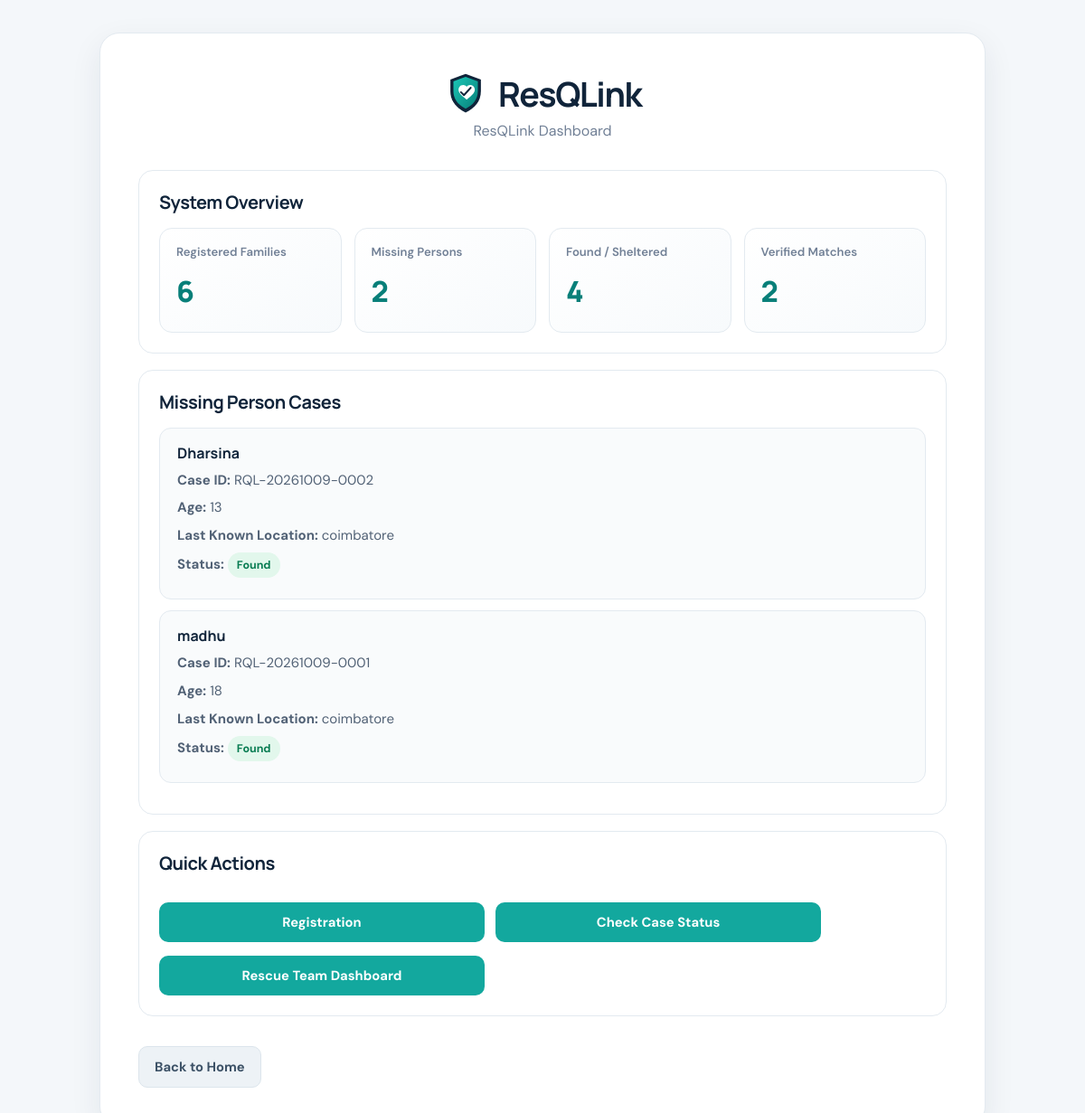
/dashboard, run on the app's committed database.
### tables this page shows
CREATE TABLE missing_persons (
            id INTEGER PRIMARY KEY AUTOINCREMENT,
            case_id TEXT,
            name TEXT,
            age INTEGER,
            description TEXT,
            last_location TEXT,
            contact TEXT
        );

CREATE TABLE found_persons (
            id INTEGER PRIMARY KEY AUTOINCREMENT,
            name TEXT,
            age INTEGER,
            description TEXT,
            current_location TEXT,
            status TEXT
        );

### app.py (the view)
@app.route("/dashboard")
def dashboard():
    conn = get_db_connection()
    family_count = conn.execute("""
        SELECT COUNT(*) AS count
        FROM family_members
    """).fetchone()["count"]
    missing_count = conn.execute("""
        SELECT COUNT(*) AS count
        FROM missing_persons
    """).fetchone()["count"]
    found_count = conn.execute("""
        SELECT COUNT(*) AS count
        FROM found_persons
    """).fetchone()["count"]
    verified_count = conn.execute("""
        SELECT COUNT(*) AS count
        FROM match_verifications
        WHERE status = 'Verified'
    """).fetchone()["count"]
    missing_records = conn.execute("""
        SELECT *
        FROM missing_persons
        ORDER BY id DESC
    """).fetchall()
    dashboard_persons = []
    for person in missing_records:
        verification = conn.execute("""
            SELECT *
            FROM match_verifications
            WHERE missing_id = ?
            AND status = 'Verified'
            ORDER BY id DESC
            LIMIT 1
        """, (
            person["id"],
        )).fetchone()
        if verification:
            found_person = conn.execute("""
                SELECT *
                FROM found_persons
                WHERE id = ?
            """, (
                verification["found_id"],
            )).fetchone()
            if found_person:
                status = "Found"
                location = found_person[
                    "current_location"
                ]
            else:
                status = "Missing"
                location = person[
                    "last_location"
                ]
        else:
            status = "Missing"
            location = person[
                "last_location"
            ]
        dashboard_persons.append({
            "id": person["id"],
            "name": person["name"],
            "age": person["age"],
            "case_id": person["case_id"],
            "last_location": location,
            "status": status
        })
    conn.close()
    return render_template(
        "dashboard.html",
        family_count=family_count,
        missing_count=missing_count,
        found_count=found_count,
        verified_count=verified_count,
        missing_persons=dashboard_persons
    )

### app.py (called while the page is built)
def get_db_connection():
    conn = sqlite3.connect(DATABASE)
    conn.row_factory = sqlite3.Row
    return conn

### templates/dashboard.html (shortened to what this page needs)
<!DOCTYPE html>
<html lang="en">
<head>
    <link rel="stylesheet"
          href="{{ url_for('static', filename='style.css') }}">
</head>
<body>
<div class="registration-container">
    <h1 class="brand-heading"><img src="{{ url_for('static', filename='resqlink-logo.svg') }}" alt="ResQLink logo"> <span>ResQLink</span></h1>
    <p class="subtitle">
        ResQLink Dashboard
    </p>
    <div class="dashboard-action">
        <h2>System Overview</h2>
        <div class="dashboard-stats">
            <div class="stat-card">
                <h3>Registered Families</h3>
                <p>{{ family_count }}</p>
            </div>
            <div class="stat-card">
                <h3>Missing Persons</h3>
                <p>{{ missing_count }}</p>
            </div>
            <div class="stat-card">
                <h3>Found / Sheltered</h3>
                <p>{{ found_count }}</p>
            </div>
            <div class="stat-card">
                <h3>Verified Matches</h3>
                <p>{{ verified_count }}</p>
            </div>
        </div>
    </div>
    <div class="dashboard-action">
        <h2>Missing Person Cases</h2>
        {% if missing_persons %}
            {% for person in missing_persons %}
            <div class="family-member">
                <h3>
                    {{ person["name"] }}
                </h3>
                <p>
                    <strong>Case ID:</strong>
                    {{ person["case_id"] }}
                </p>
                <p>
                    <strong>Age:</strong>
                    {{ person["age"] }}
                </p>
                <p>
                    <strong>Last Known Location:</strong>
                    {{ person["last_location"] }}
                </p>
                <p>
                    <strong>Status:</strong>
                    {% if person["status"] == "Found" %}
                        <span class="status-found">
                            Found
                        </span>
                    {% else %}
                        <span class="status-missing">
                            Missing
                        </span>
                    {% endif %}
                </p>
            </div>
            {% endfor %}
        {% else %}
            <p class="small-text">
                No missing person cases registered yet.
            </p>
        {% endif %}
    </div>
    <div class="dashboard-action">
        <h2>Quick Actions</h2>
        <a href="{{ url_for('registration') }}"
           class="main-button">
            Registration
        </a>
        <a href="{{ url_for('community_search') }}"
           class="main-button">
            Check Case Status
        </a>
        <a href="{{ url_for('rescue_dashboard') }}"
           class="main-button">
            Rescue Team Dashboard
        </a>
    </div>
    <a href="{{ url_for('home') }}"
       class="back-button">
        Back to Home
    </a>
</div>
</body>
</html>

### static/style.css (style rules this page uses)
:root { --navy:#10243a;--navy2:#183651;--teal:#13a89e;--teal-dark:#087f79;--ink:#1d2c3d;--muted:#718096;--line:#e3eaf0;--paper:#fff;--bg:#f4f7fa;--soft:#eaf8f6;--red:#d84b56;--shadow:0 12px 34px rgba(18,42,65,.08) }
* { box-sizing:border-box }
html { scroll-behavior:smooth }
body { margin:0;background:var(--bg);color:var(--ink);font-family:'DM Sans',Arial,sans-serif;font-size:15px;line-height:1.65 }
a { color:var(--teal-dark);text-decoration:none }
h1,h2,h3,h4 { font-family:'Manrope','DM Sans',sans-serif;color:var(--navy);line-height:1.25 }
h1 { font-size:clamp(1.8rem,4vw,2.35rem);letter-spacing:-.04em;margin:0 0 8px }
h2 { font-size:1.25rem;letter-spacing:-.025em;margin:0 0 16px }
h3 { font-size:1rem;margin:0 0 8px }
p { margin:0 0 12px }
.subtitle { color:var(--muted);font-size:1rem;margin:0 0 24px }
.brand-heading { display:flex;align-items:center;justify-content:center;gap:12px;margin:0 0 8px }
.brand-heading img,.brand-lockup img { width:48px;height:48px;object-fit:contain }
.home-container,.registration-container { width:min(1120px,92%);margin:36px auto 60px }
.registration-container { background:var(--paper);border:1px solid var(--line);border-radius:22px;padding:clamp(22px,4vw,42px);box-shadow:var(--shadow);max-width:980px }
.registration-container>.brand-heading { text-align:center;margin-bottom:5px }
.registration-container>.subtitle { text-align:center;margin-bottom:30px }
.dashboard-action { background:#fff;border:1px solid var(--line);border-radius:16px;padding:22px;margin:18px 0 }
.dashboard-stats { display:grid;grid-template-columns:repeat(auto-fit,minmax(155px,1fr));gap:14px }
.stat-card { border:1px solid var(--line);background:linear-gradient(145deg,#fff,#f7fafc);border-radius:14px;padding:18px }
.stat-card h3 { color:var(--muted);font-family:'DM Sans',sans-serif;font-size:.82rem;font-weight:600 }
.stat-card p { font-family:'Manrope',sans-serif;font-size:2rem;color:var(--teal-dark);font-weight:800;margin:0 }
.family-member,.family-member-form,.team-member,.team-section { background:#f9fbfc;border:1px solid var(--line);border-radius:13px;padding:17px 19px;margin:12px 0 }
.family-member p,.team-section p,.team-member p { margin:6px 0;color:#526276 }
button,.main-button,.back-button,.add-button,.add-member-button { display:inline-flex;align-items:center;justify-content:center;gap:8px;border:0;border-radius:10px;padding:12px 17px;margin-top:15px;background:var(--teal);color:#fff!important;font:700 .92rem 'DM Sans',sans-serif;text-align:center;cursor:pointer;transition:transform .15s,background .15s; text-decoration:none!important }
.main-button { width:100% }
.back-button { background:#edf2f6;color:#3d5267!important;border:1px solid #dce5ec }
.status-found,.status-missing { display:inline-block;padding:4px 10px;border-radius:99px;font-size:.78rem;font-weight:700 }
.status-found { color:#087c52;background:#e2f7ec }
.dashboard-action .main-button { max-width:360px;margin-right:8px }

### data on the page
missing_persons: name "Dharsina", case_id "RQL-20261009-0002"
found_persons: last_location "coimbatore"
missing_persons: name "madhu", case_id "RQL-20261009-0001"
found_persons: last_location "coimbatore"

### other printed values
{{ family_count }} "6"
{{ missing_count }} "2"
{{ found_count }} "4"
{{ verified_count }} "2"
{{ person["age"] }} "13" "18"
